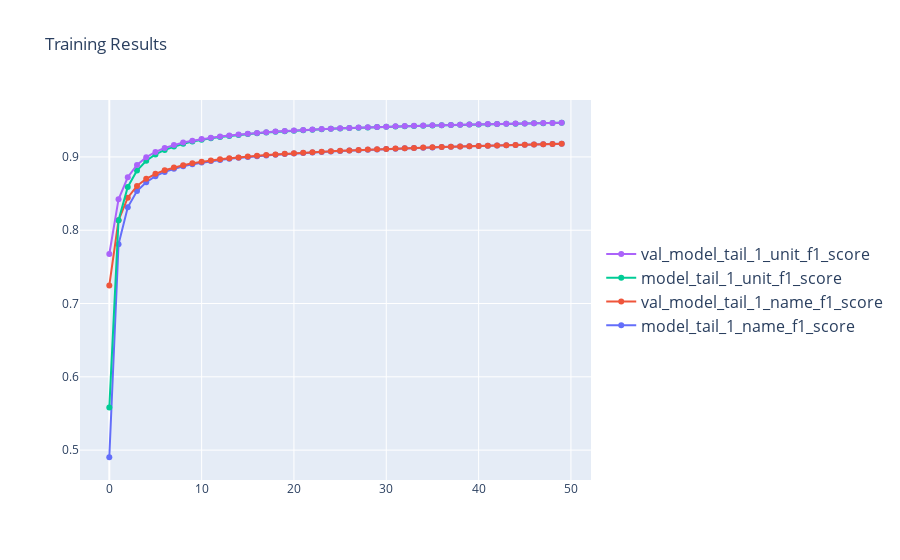
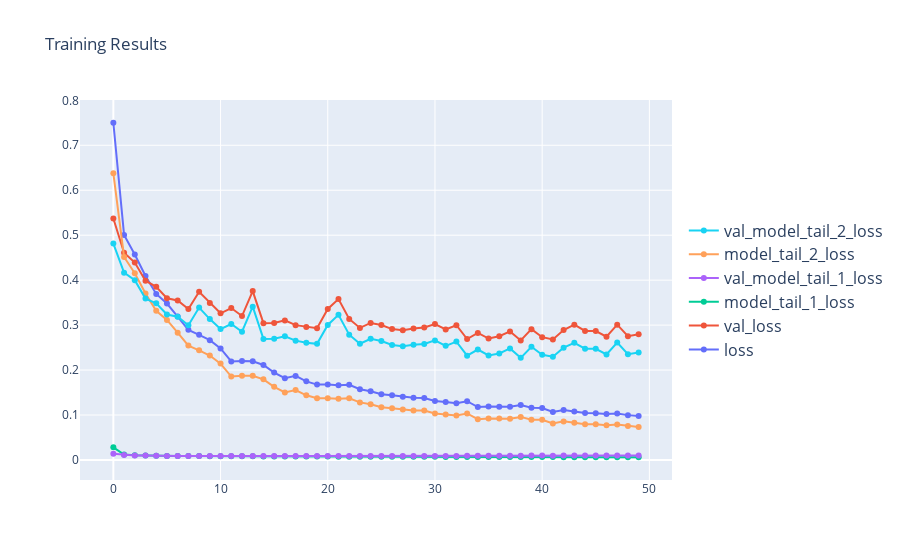
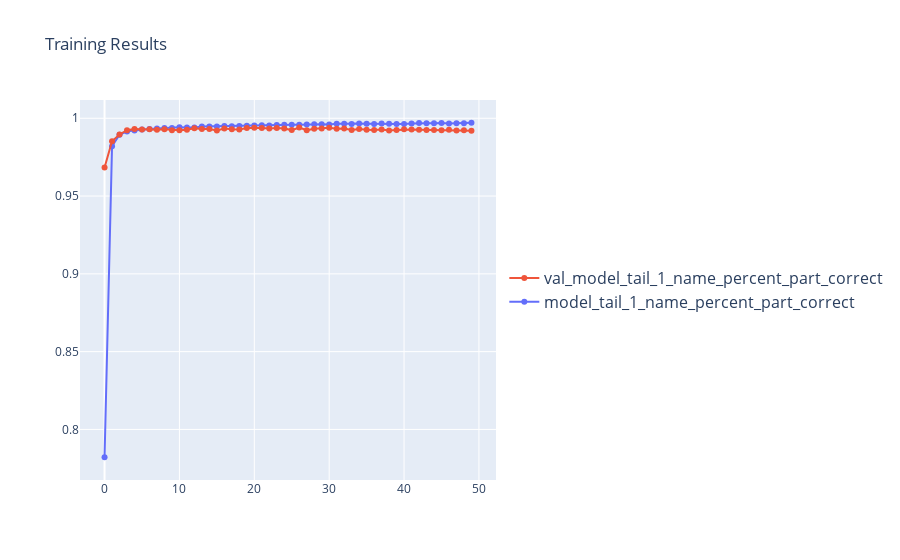

Notebook code for these charts, in order:
### Markdown cell above
## Visualize Training

### Code cell
import plotly.graph_objects as go

def plot_graphs(history, strings):
    fig = go.Figure()
    x = list(range(NUM_EPOCHS))
    for string in strings:
        fig.add_scatter(x=x, y=history.history[string],
                        name=string)
        fig.add_scatter(x=x, y=history.history['val_'+string],
                        name='val_'+string)
    fig.update_traces(mode='lines+markers')# hoverinfo='text+name+y', 
    fig.update_layout(legend=dict(y=0.5, traceorder='reversed', font_size=16), 
                    title="Training Results")
    fig.show()

plot_graphs(model.history, ["model_tail_1_name_f1_score", "model_tail_1_unit_f1_score"])
plot_graphs(model.history, ["loss", "model_tail_1_loss", "model_tail_2_loss"])
plot_graphs(model.history, ['model_tail_1_name_percent_part_correct'])
plot_graphs(model.history, ['model_tail_2_qty_mse'])
